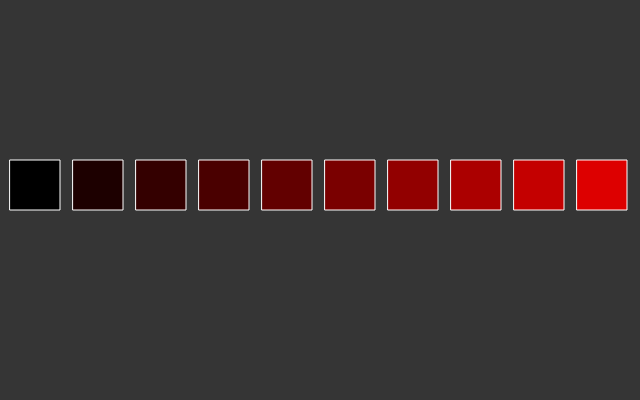
Frame 1 (no input)
Frame 2 (the mouse pressed at the canvas centre, redrawn once): identical to frame 1, image omitted

The p5.js sketch that drew this single still picture (run headless with seeded random() and noise() and a simulated clock; the mouse was pressed at the canvas centre and the sketch redrawn once):

// p5.js sketch
// ── sketch.js
function setup() {
	// Canvas Setup
	createCanvas(640, 400);
	noStroke();
	noLoop();
}

function draw() {
	// Background Color
	background(53, 53, 53);

	//Color Swatches:

	fill(0, 0, 0);
	stroke(color(255, 255, 255));
	strokeWeight(1);
	rect(10, 160, 50, 50);

	fill(29, -0, 0);
	stroke(color(255, 255, 255));
	strokeWeight(1);
	rect(73, 160, 50, 50);

	fill(52, 0, 0);
	stroke(color(255, 255, 255));
	strokeWeight(1);
	rect(136, 160, 50, 50);

	fill(74, 0, 0);
	stroke(color(255, 255, 255));
	strokeWeight(1);
	rect(199, 160, 50, 50);

	fill(98, 0, 0);
	stroke(color(255, 255, 255));
	strokeWeight(1);
	rect(262, 160, 50, 50);

	fill(122, 0, 0);
	stroke(color(255, 255, 255));
	strokeWeight(1);
	rect(325, 160, 50, 50);

	fill(146, 0, 0);
	stroke(color(255, 255, 255));
	strokeWeight(1);
	rect(388, 160, 50, 50);

	fill(171, 0, 0);
	stroke(color(255, 255, 255));
	strokeWeight(1);
	rect(451, 160, 50, 50);

	fill(196, 0, 0);
	stroke(color(255, 255, 255));
	strokeWeight(1);
	rect(514, 160, 50, 50);

	fill(221, 0, 0);
	stroke(color(255, 255, 255));
	strokeWeight(1);
	rect(577, 160, 50, 50);
}
